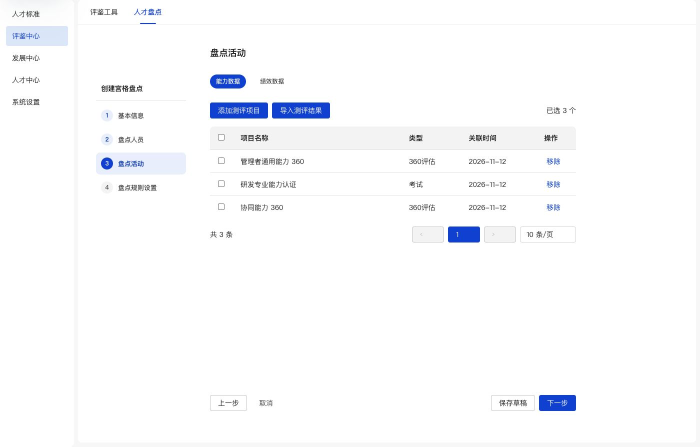
#> input picture deliverables/review-update-20261112/raw/01-能力数据入口.jpg, 1400 x 893 px (shown at 1/2 size); its folder holds 4 pictures in this run
$ python annotate.py
#> lines starting #> are read from the running program, lines starting #| are printed output that depends on the picture
from pathlib import Path
from PIL import Image, ImageDraw
import json

root = Path(__file__).parent
marks = {
    '01-能力数据入口': [(413, 197, 666, 243)],
    '02-能力结果导入': [(558, 82, 1375, 205), (558, 220, 1375, 340), (558, 358, 1375, 550)],
    '03-绩效数据导入': [(558, 82, 1375, 205), (558, 220, 1375, 340), (558, 358, 1375, 550)],
    '04-两轴档数配置': [(429, 265, 1140, 334)],
    '05-绩效排名分档': [(430, 95, 1140, 584)],
    '06-25格名称预览': [(430, 338, 1140, 746)],
    '07-5x5盘点结果': [(436, 305, 1327, 788)],
    '08-分格解读与建议': [(390, 476, 1345, 650)],
}
metadata = []
for name, boxes in marks.items():
    source = root / 'raw' / (name + '.jpg')
    image = Image.open(source).convert('RGB')
#> image is the input picture: PIL image 1400x893 RGB; mean R, G, B 250, 250.6, 252.3
    draw = ImageDraw.Draw(image)
    for box in boxes:
        draw.rectangle(box, outline='#ed1c0a', width=3)
    image.save(root / 'images' / (name + '.png'))
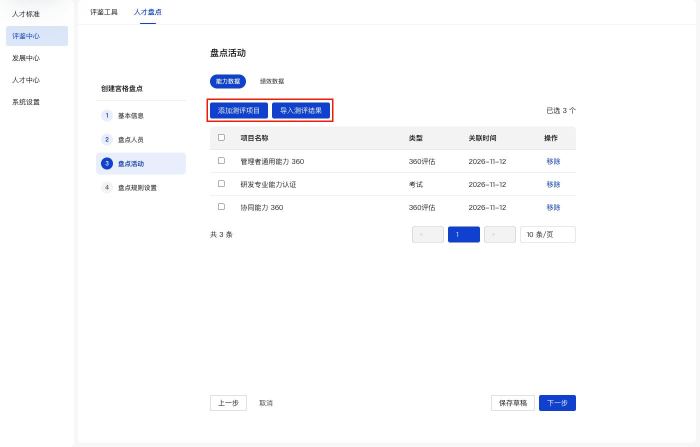
#> saved as 01-能力数据入口.png: PIL image 1400x893 RGB (shown at 1/2 size); mean R, G, B 250, 250.3, 251.9
    width, height = image.size
#> width = 1400; height = 893
    rects = ''.join(f'<rect x="{x}" y="{y}" width="{right-x}" height="{bottom-y}" fill="none" stroke="#ed1c0a" stroke-width="3"/>' for x, y, right, bottom in boxes)
    (root / 'annotations' / (name + '.svg')).write_text(f'<svg xmlns="http://www.w3.org/2000/svg" width="{width}" height="{height}">{rects}</svg>')
    metadata.append({'name': name, 'size': [width, height], 'rectangles': boxes})
#> pass 2 of the loop `for name, boxes in marks.items():`:
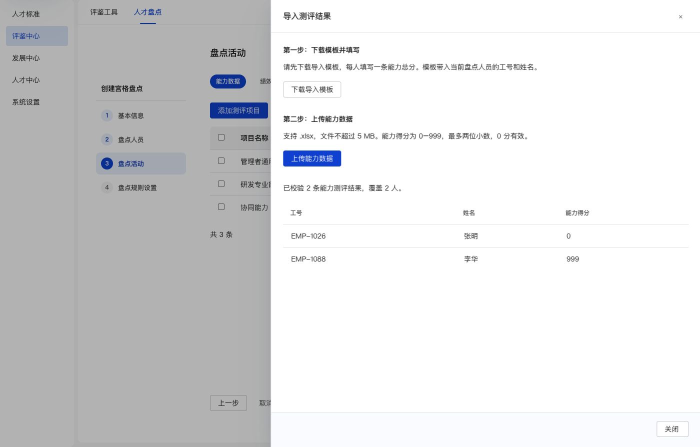
#> input picture deliverables/review-update-20261112/raw/02-能力结果导入.jpg, 1400 x 893 px (shown at 1/2 size)
#> image is the input picture: PIL image 1400x893 RGB; mean R, G, B 221, 221.5, 222.6
#> `image.save(root / 'images' / (name + '.png'))`:
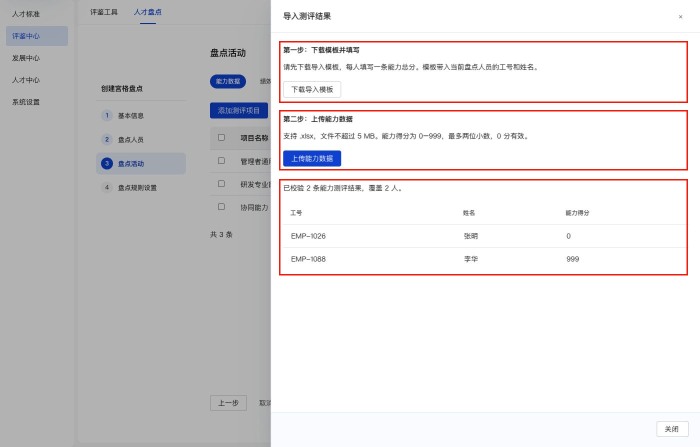
#> saved as 02-能力结果导入.png: PIL image 1400x893 RGB (shown at 1/2 size); mean R, G, B 220.8, 218.4, 219.3
#> pass 3 of the loop `for name, boxes in marks.items():`:
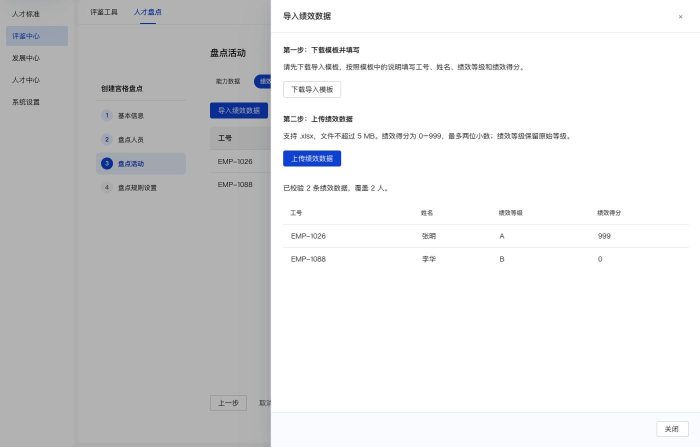
#> input picture deliverables/review-update-20261112/raw/03-绩效数据导入.jpg, 1400 x 893 px (shown at 1/2 size)
#> image is the input picture: PIL image 1400x893 RGB; mean R, G, B 221.1, 221.5, 222.6
#> `image.save(root / 'images' / (name + '.png'))`:
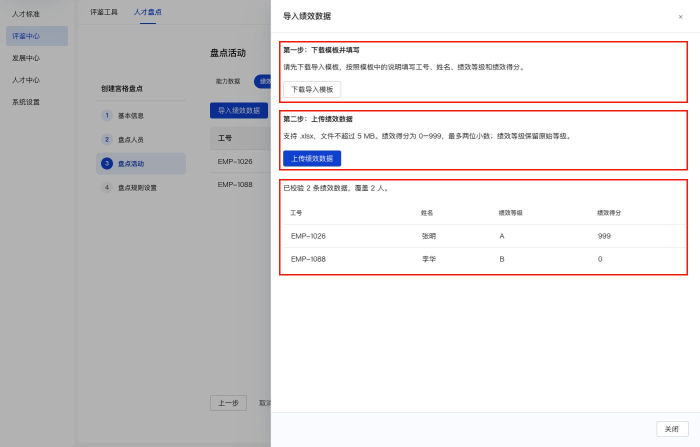
#> saved as 03-绩效数据导入.png: PIL image 1400x893 RGB (shown at 1/2 size); mean R, G, B 220.9, 218.4, 219.2
#> (the run stopped early here; a loop or call above may not have finished)
